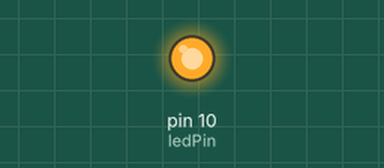
Simulated run of this sketch. Board: Arduino Uno, built with avr-gcc and run on an emulated ATmega328P. Shown: output pins drawn as LEDs (lit = HIGH).

Above: at 0.5 s.
At 3.7 s:
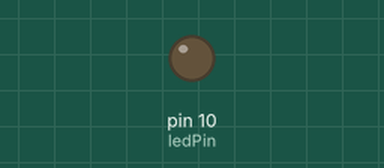
Timing chart, 0 to 5.1 s (numbered marks = the images above):
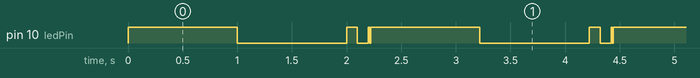

The sketch:

sketch_apr10b.ino
```cpp
int ledPin = 10;
void setup() {
  pinMode(ledPin, OUTPUT);
}
void loop() {
  digitalWrite(ledPin, HIGH);
  delay(1000);
  digitalWrite(ledPin, LOW);
  delay(1000);
  digitalWrite(ledPin, HIGH);
  delay(100);
  digitalWrite(ledPin, LOW);
  delay(100);
digitalWrite(ledPin, HIGH);
  delay(10);
  digitalWrite(ledPin, LOW);
  delay(10);
}
```

Measured:
- by itself, pin 10 (ledPin): repeats every 2.2 s: LOW 1.0 s, HIGH 0.10 s, LOW 0.10 s, HIGH 0.01 s, LOW 0.01 s, HIGH 1.0 s
- by itself, everything shown: repeats every 2.2 s, in 4 steps
